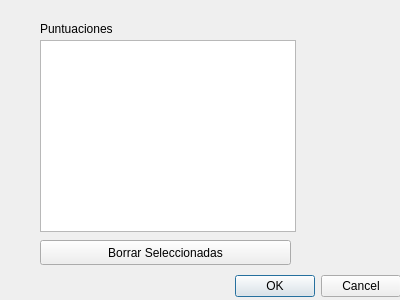
<?xml version="1.0" encoding="UTF-8"?>
<ui version="4.0">
 <class>DPuntuaciones</class>
 <widget class="QDialog" name="DPuntuaciones">
  <property name="geometry">
   <rect>
    <x>0</x>
    <y>0</y>
    <width>400</width>
    <height>300</height>
   </rect>
  </property>
  <property name="windowTitle">
   <string>Dialog</string>
  </property>
  <widget class="QDialogButtonBox" name="buttonBox">
   <property name="geometry">
    <rect>
     <x>60</x>
     <y>270</y>
     <width>341</width>
     <height>32</height>
    </rect>
   </property>
   <property name="orientation">
    <enum>Qt::Horizontal</enum>
   </property>
   <property name="standardButtons">
    <set>QDialogButtonBox::Cancel|QDialogButtonBox::Ok</set>
   </property>
  </widget>
  <widget class="QLabel" name="lPuntuaciones">
   <property name="geometry">
    <rect>
     <x>40</x>
     <y>20</y>
     <width>101</width>
     <height>17</height>
    </rect>
   </property>
   <property name="text">
    <string>Puntuaciones</string>
   </property>
  </widget>
  <widget class="QTableView" name="tablaPuntuaciones">
   <property name="geometry">
    <rect>
     <x>40</x>
     <y>40</y>
     <width>256</width>
     <height>192</height>
    </rect>
   </property>
  </widget>
  <widget class="QPushButton" name="btnBorrar">
   <property name="geometry">
    <rect>
     <x>40</x>
     <y>240</y>
     <width>251</width>
     <height>25</height>
    </rect>
   </property>
   <property name="text">
    <string>Borrar Seleccionadas</string>
   </property>
  </widget>
 </widget>
 <resources/>
 <connections>
  <connection>
   <sender>buttonBox</sender>
   <signal>accepted()</signal>
   <receiver>DPuntuaciones</receiver>
   <slot>accept()</slot>
   <hints>
    <hint type="sourcelabel">
     <x>248</x>
     <y>254</y>
    </hint>
    <hint type="destinationlabel">
     <x>157</x>
     <y>274</y>
    </hint>
   </hints>
  </connection>
  <connection>
   <sender>buttonBox</sender>
   <signal>rejected()</signal>
   <receiver>DPuntuaciones</receiver>
   <slot>reject()</slot>
   <hints>
    <hint type="sourcelabel">
     <x>316</x>
     <y>260</y>
    </hint>
    <hint type="destinationlabel">
     <x>286</x>
     <y>274</y>
    </hint>
   </hints>
  </connection>
 </connections>
</ui>
